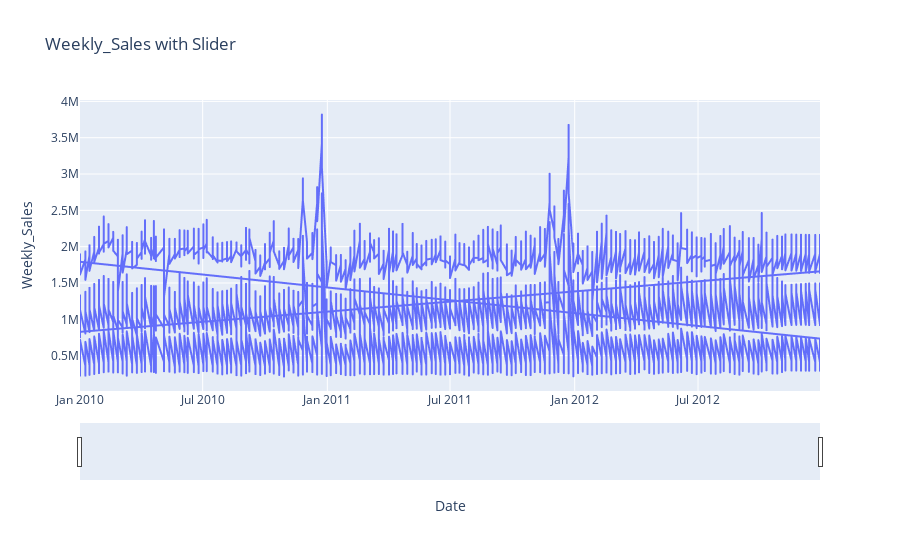

Notebook code cell kept with this figure:
### Code cell
fig = px.line(df, x="Date", y="Weekly_Sales", title="Weekly_Sales with Slider")

fig.update_xaxes(rangeslider_visible=True)
fig.show()

### Figure 1 — Plotly figure (JSON) as saved in the notebook; plotly's stock layout.template omitted (floating-point values rounded to 4 significant figures; data arrays with more than 128 entries replaced by an {"elided": "..."} marker saying what was removed)
{"data": [{"hovertemplate": "Date=%{x}<br>Weekly_Sales=%{y}<extra></extra>", "legendgroup": "", "line": {"color": "#636efa", "dash": "solid"}, "marker": {"symbol": "circle"}, "mode": "lines", "name": "", "showlegend": false, "type": "scattergl", "x": {"elided": "6594 str values"}, "xaxis": "x", "y": {"elided": "6594 int values"}, "yaxis": "y"}], "layout": {"legend": {"tracegroupgap": 0}, "title": {"text": "Weekly_Sales with Slider"}, "xaxis": {"anchor": "y", "domain": [0, 1], "rangeslider": {"visible": true}, "title": {"text": "Date"}}, "yaxis": {"anchor": "x", "domain": [0, 1], "title": {"text": "Weekly_Sales"}}}}
